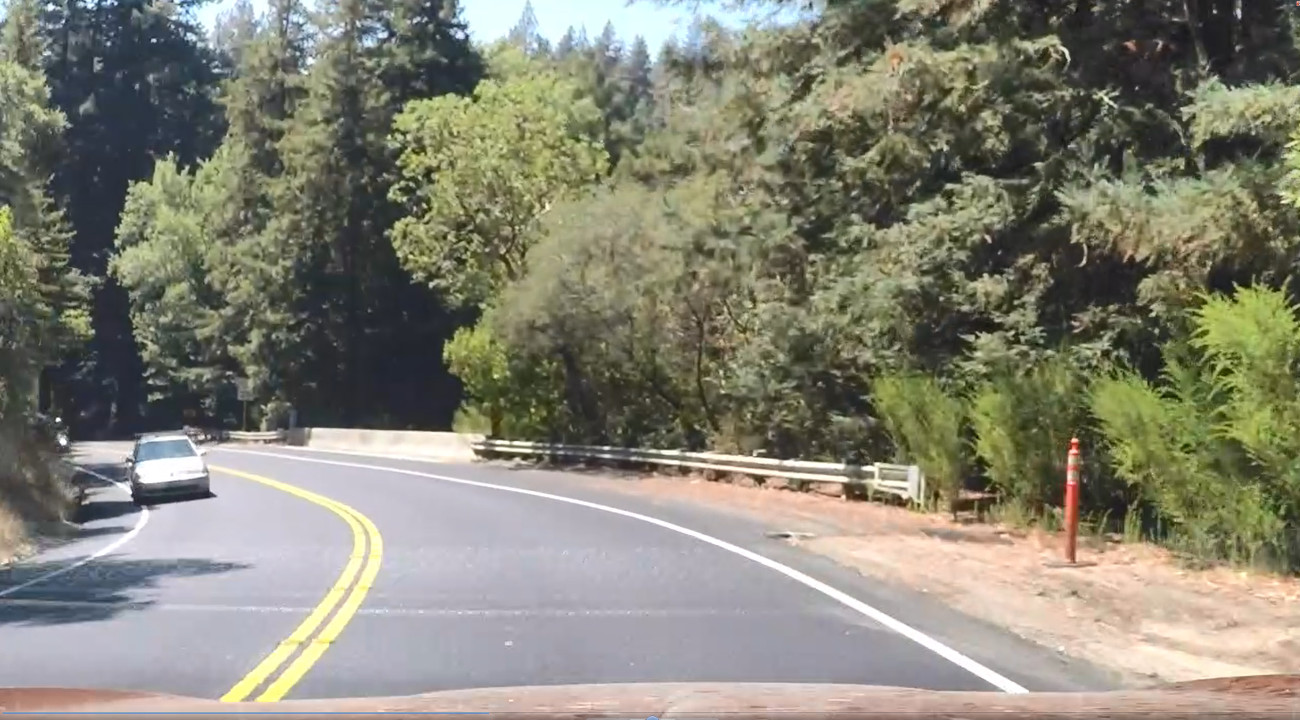
#> input picture test_images/test0.jpg, 1300 x 720 px
$ python -i find_lane_pixels_convolution.py   (imports and definitions only)
#> lines starting #> are read from the running program, lines starting #| are printed output that depends on the picture
import numpy as np
import matplotlib.pyplot as plt
import matplotlib.image as mpimg
import glob
import cv2
import find_lane_pixels


# [176 lines left out: functions window_mask, find_window_centroids, return_lane_pixels, draw_lane_pixels, find_lane_pixels_convolution, find_lane_pixels_convolve_test and 1 more, not called in this run]


# [2 lines not run here, left out]
    # compare_with_hist_approach()

>>> import cv2
>>> picture = cv2.imread('../test_images/test0.jpg', cv2.IMREAD_GRAYSCALE)
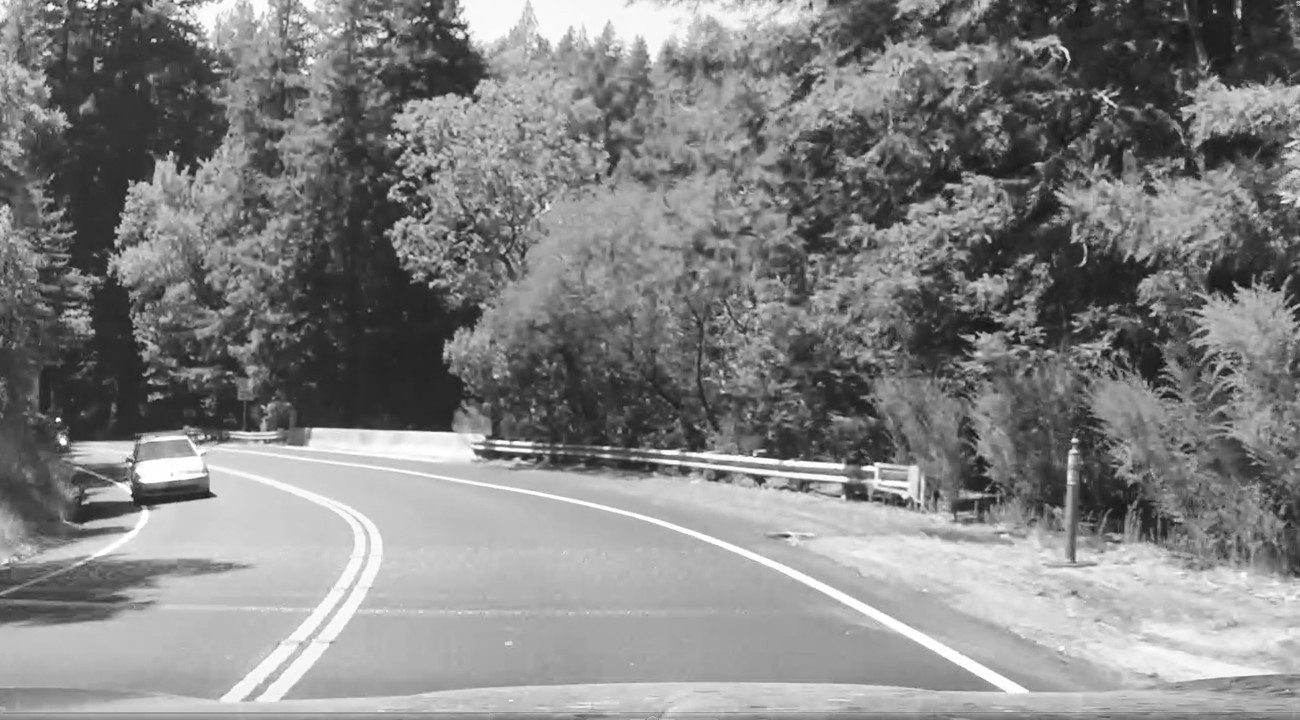
#> picture: shape (720, 1300); min 8, max 255, mean 130.1
>>> result = find_window_centroids(picture)
#> in find_window_centroids, `l_sum = np.sum(image[int(3 * image.shape[0] / 4):, :int(image.shape[1]..`: l_sum = 650 values, max 37356 at index 282, min 25574 at index 9, mean 32139.1
#> in find_window_centroids, `l_center = np.argmax(np.convolve(window, l_sum)) - window_width / 2`: l_center = 292
#> in find_window_centroids, `r_sum = np.sum(image[int(3 * image.shape[0] / 4):, int(image.shape[1] ..`: r_sum = 650 values, max 36636 at index 493, min 28759 at index 645, mean 33228
#> in find_window_centroids, `r_center = np.argmax(np.convolve(window, r_sum)) - window_width / 2 + ..`: r_center = 1142
#> the loop in find_window_centroids, `for level in range(1, (int)(image.shape[0] / window_height)):` made 8 passes
#> after the loop in find_window_centroids, `for level in range(1, (int)(image.shape[0] / window_height)):`: window_centroids = [(292, 1142), (338, 1159), (356, 1059), (452, 1139), (485, 1237), (550, 1173), (578, 1178), (510, 1274), (557, 1274)]
#> result has the same summary as window_centroids in find_window_centroids

$ run again, on test_images/test4.jpg
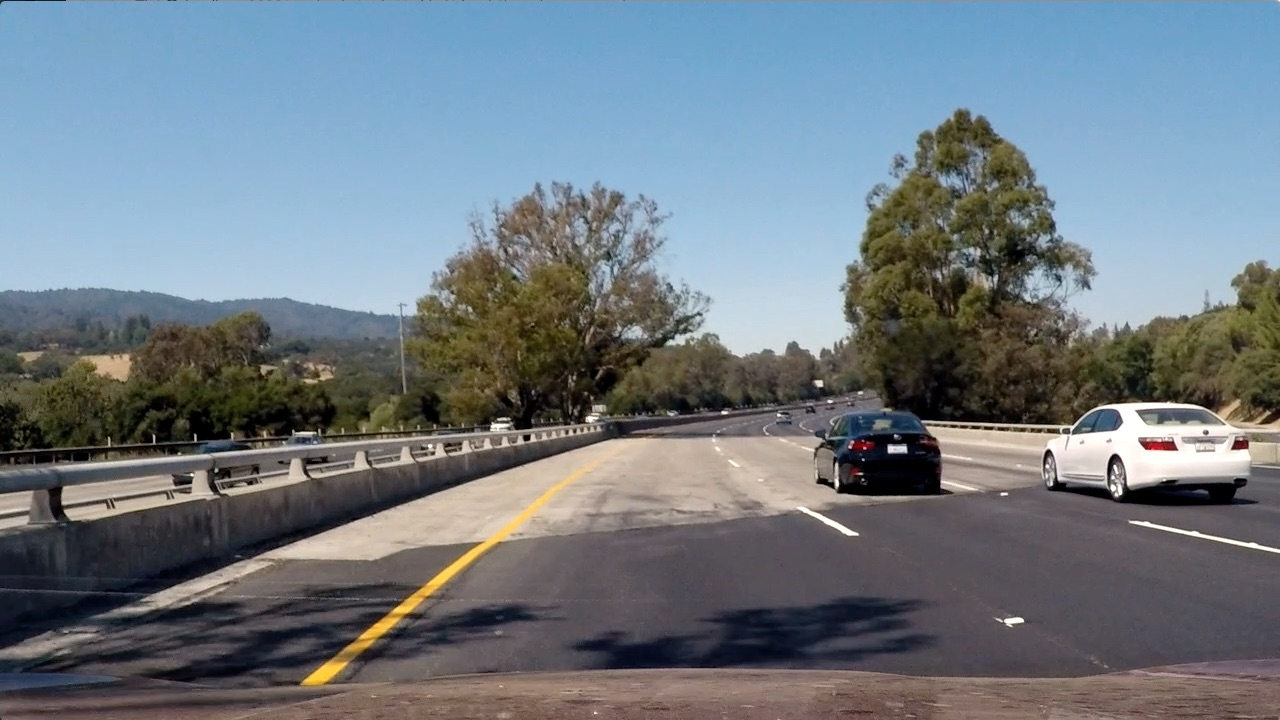
#> input picture test_images/test4.jpg, 1280 x 720 px
#> `picture = cv2.imread('../test_images/test0.jpg', cv2.IMREAD_GRAYSCALE)`:
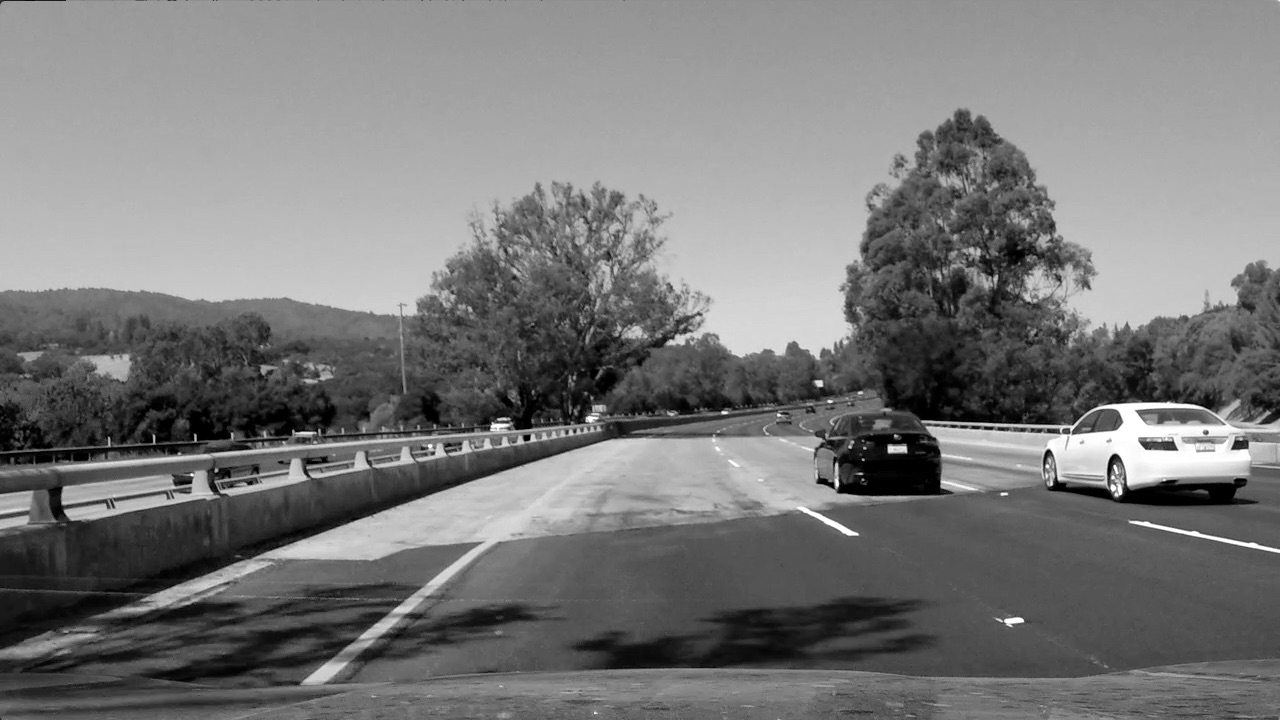
#> picture: shape (720, 1280); min 0, max 255, mean 120.5
#> l_sum = 640 values, max 19197 at index 435, min 7994 at index 0, mean 14584.1
#> in find_window_centroids, `l_center = np.argmax(np.convolve(window, l_sum)) - window_width / 2`: l_center = 446
#> r_sum = 640 values, max 17404 at index 369, min 12832 at index 212, mean 15179.7
#> in find_window_centroids, `r_center = np.argmax(np.convolve(window, r_sum)) - window_width / 2 + ..`: r_center = 1251
#> the loop in find_window_centroids, `for level in range(1, (int)(image.shape[0] / window_height)):` made 8 passes
#> after the loop in find_window_centroids, `for level in range(1, (int)(image.shape[0] / window_height)):`: window_centroids = [(446, 1251), (437, 1159), (491, 1122), (590, 1145), (689, 1089), (782, 1122), (806, 1090), (774, 1052), (871, 1120)]
#> result has the same summary as window_centroids in find_window_centroids

$ run again, on test_images/test5.jpg
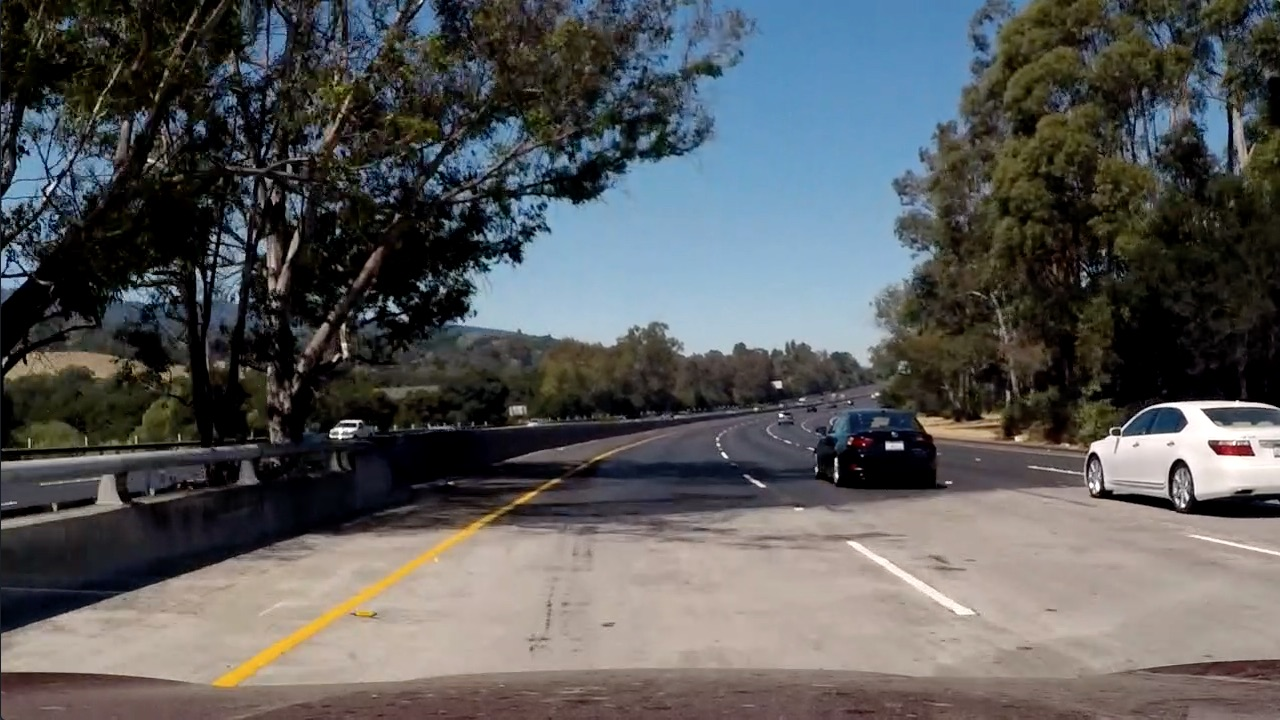
#> input picture test_images/test5.jpg, 1280 x 720 px
#> `picture = cv2.imread('../test_images/test0.jpg', cv2.IMREAD_GRAYSCALE)`:
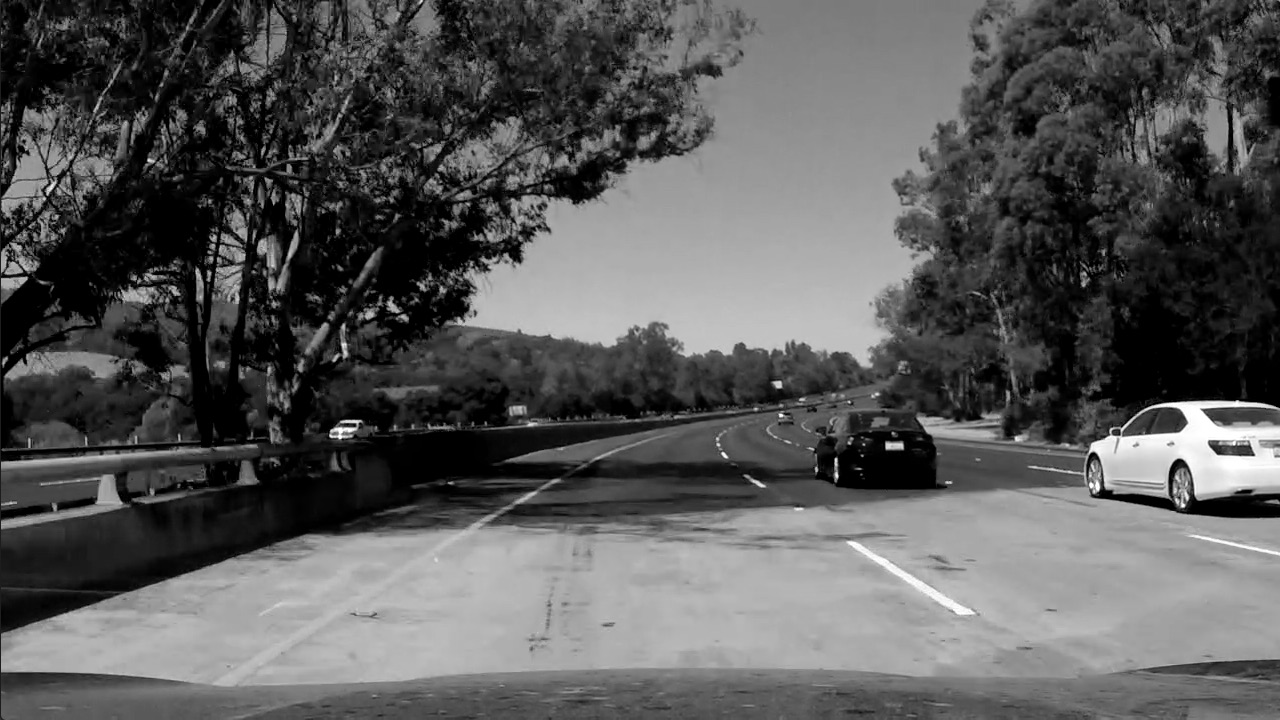
#> picture: shape (720, 1280); min 0, max 255, mean 89.1
#> l_sum = 640 values, max 29162 at index 436, min 5290 at index 0, mean 24461.6
#> in find_window_centroids, `l_center = np.argmax(np.convolve(window, l_sum)) - window_width / 2`: l_center = 420
#> r_sum = 640 values, max 28633 at index 317, min 24531 at index 639, mean 26919.7
#> in find_window_centroids, `r_center = np.argmax(np.convolve(window, r_sum)) - window_width / 2 + ..`: r_center = 959
#> the loop in find_window_centroids, `for level in range(1, (int)(image.shape[0] / window_height)):` made 8 passes
#> after the loop in find_window_centroids, `for level in range(1, (int)(image.shape[0] / window_height)):`: window_centroids = [(420, 959), (459, 942), (527, 1021), (626, 1120), (702, 1020), (792, 920), (865, 865), (859, 859), (900, 900)]
#> result has the same summary as window_centroids in find_window_centroids

$ run again, on test_images/test6.jpg
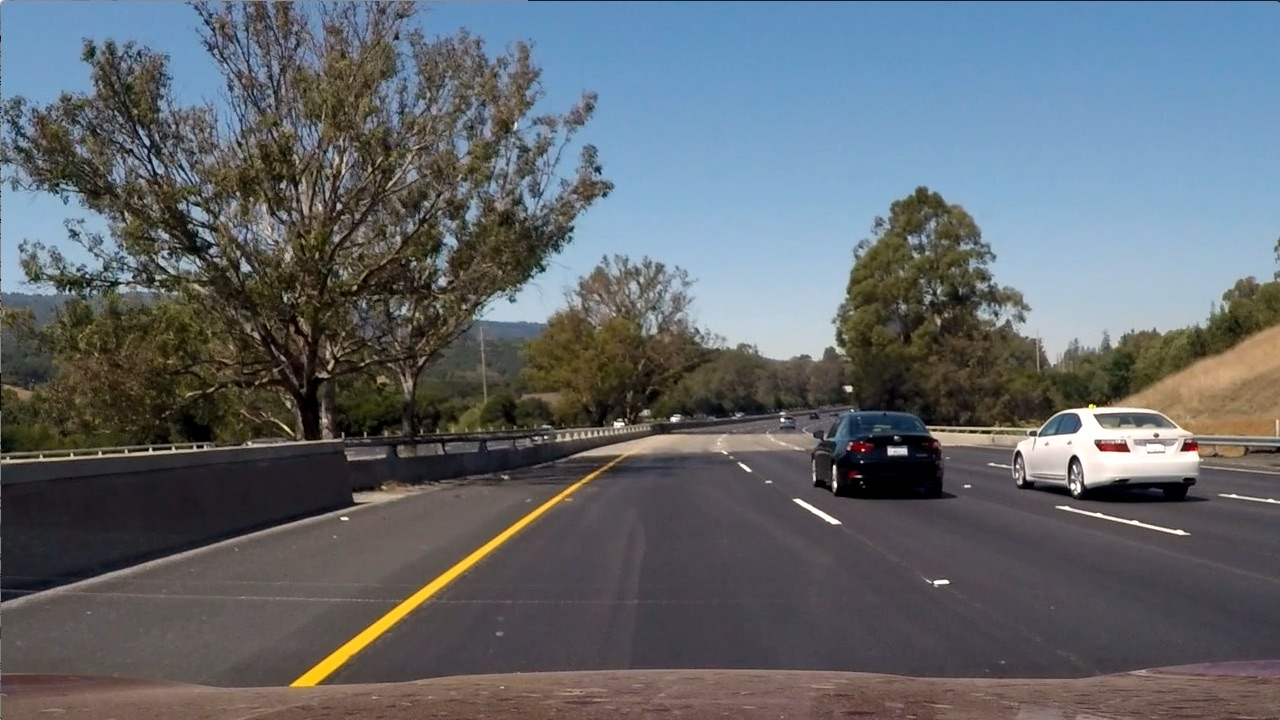
#> input picture test_images/test6.jpg, 1280 x 720 px
#> `picture = cv2.imread('../test_images/test0.jpg', cv2.IMREAD_GRAYSCALE)`:
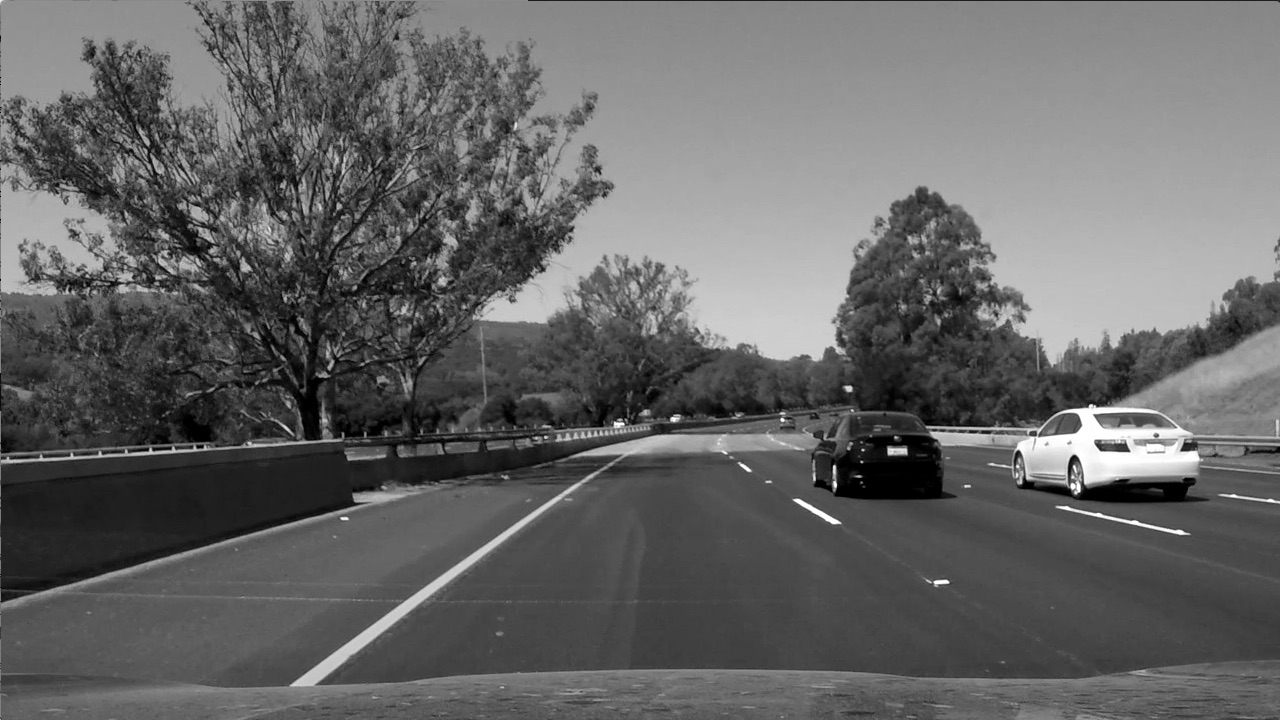
#> picture: shape (720, 1280); min 0, max 255, mean 101.5
#> l_sum = 640 values, max 19140 at index 0, min 12149 at index 1, mean 15862.9
#> in find_window_centroids, `l_center = np.argmax(np.convolve(window, l_sum)) - window_width / 2`: l_center = 328
#> r_sum = 640 values, max 15123 at index 163, min 13618 at index 639, mean 14244.7
#> in find_window_centroids, `r_center = np.argmax(np.convolve(window, r_sum)) - window_width / 2 + ..`: r_center = 803
#> the loop in find_window_centroids, `for level in range(1, (int)(image.shape[0] / window_height)):` made 8 passes
#> after the loop in find_window_centroids, `for level in range(1, (int)(image.shape[0] / window_height)):`: window_centroids = [(328, 803), (388, 824), (487, 811), (586, 789), (504, 796), (567, 776), (666, 752), (749, 849), (649, 948)]
#> result has the same summary as window_centroids in find_window_centroids
